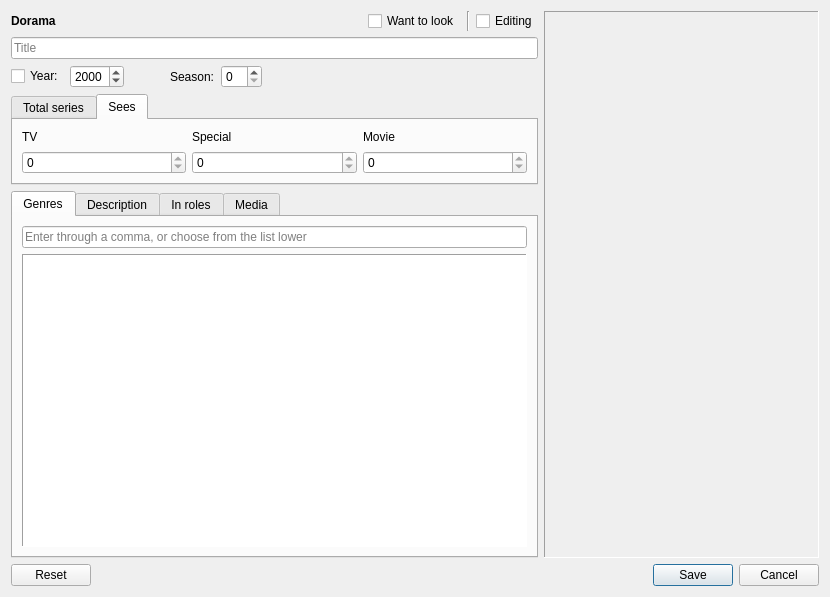
<?xml version="1.0" encoding="UTF-8"?>
<ui version="4.0">
 <class>DialogAddDorama</class>
 <widget class="QDialog" name="DialogAddDorama">
  <property name="geometry">
   <rect>
    <x>0</x>
    <y>0</y>
    <width>830</width>
    <height>597</height>
   </rect>
  </property>
  <property name="windowTitle">
   <string>Add dorama</string>
  </property>
  <property name="windowIcon">
   <iconset resource="resource.qrc">
    <normaloff>:/images/DBA_Icon.png</normaloff>:/images/DBA_Icon.png</iconset>
  </property>
  <property name="locale">
   <locale language="English" country="UnitedKingdom"/>
  </property>
  <layout class="QVBoxLayout" name="verticalLayout">
   <item>
    <layout class="QHBoxLayout" name="HLay_0">
     <item>
      <layout class="QVBoxLayout" name="VLay_0">
       <property name="sizeConstraint">
        <enum>QLayout::SetDefaultConstraint</enum>
       </property>
       <item>
        <layout class="QHBoxLayout" name="HLay_1">
         <item>
          <widget class="QLabel" name="label">
           <property name="font">
            <font>
             <weight>75</weight>
             <bold>true</bold>
            </font>
           </property>
           <property name="text">
            <string>Dorama</string>
           </property>
          </widget>
         </item>
         <item>
          <spacer name="HSpacer_0">
           <property name="orientation">
            <enum>Qt::Horizontal</enum>
           </property>
           <property name="sizeHint" stdset="0">
            <size>
             <width>40</width>
             <height>20</height>
            </size>
           </property>
          </spacer>
         </item>
         <item>
          <widget class="QCheckBox" name="CheckBox_LookLater">
           <property name="whatsThis">
            <string>If you want to look at this dorama later - deliver a checkbox for display it in the special filter</string>
           </property>
           <property name="text">
            <string>Want to look</string>
           </property>
          </widget>
         </item>
         <item>
          <widget class="Line" name="line">
           <property name="orientation">
            <enum>Qt::Vertical</enum>
           </property>
          </widget>
         </item>
         <item>
          <widget class="QCheckBox" name="CheckBox_Editing">
           <property name="whatsThis">
            <string>If you didn't finish editing - deliver a checkbox for display it in the special filter</string>
           </property>
           <property name="text">
            <string>Editing</string>
           </property>
          </widget>
         </item>
        </layout>
       </item>
       <item>
        <widget class="QLineEdit" name="LineEdit_Title">
         <property name="maxLength">
          <number>128</number>
         </property>
         <property name="dragEnabled">
          <bool>true</bool>
         </property>
         <property name="placeholderText">
          <string>Title</string>
         </property>
        </widget>
       </item>
       <item>
        <layout class="QVBoxLayout" name="VLay_AltTitle">
         <property name="topMargin">
          <number>0</number>
         </property>
        </layout>
       </item>
       <item>
        <layout class="QHBoxLayout" name="horizontalLayout_2">
         <property name="topMargin">
          <number>0</number>
         </property>
         <item>
          <widget class="QCheckBox" name="CBox_Year">
           <property name="whatsThis">
            <string>If this checkbox isn't active - year won't be displayed</string>
           </property>
           <property name="text">
            <string>Year:</string>
           </property>
          </widget>
         </item>
         <item>
          <widget class="QSpinBox" name="SpinBox_Year">
           <property name="whatsThis">
            <string>You can use a mouse wheel for value change</string>
           </property>
           <property name="minimum">
            <number>1900</number>
           </property>
           <property name="maximum">
            <number>9999</number>
           </property>
           <property name="value">
            <number>2000</number>
           </property>
          </widget>
         </item>
         <item>
          <spacer name="HSpacer_1">
           <property name="orientation">
            <enum>Qt::Horizontal</enum>
           </property>
           <property name="sizeType">
            <enum>QSizePolicy::Minimum</enum>
           </property>
           <property name="sizeHint" stdset="0">
            <size>
             <width>40</width>
             <height>20</height>
            </size>
           </property>
          </spacer>
         </item>
         <item>
          <widget class="QLabel" name="Lbl_Season">
           <property name="text">
            <string>Season:</string>
           </property>
          </widget>
         </item>
         <item>
          <widget class="QSpinBox" name="SpinBox_Season">
           <property name="whatsThis">
            <string>You can use a mouse wheel for value change</string>
           </property>
          </widget>
         </item>
         <item>
          <spacer name="HSpacer_2">
           <property name="orientation">
            <enum>Qt::Horizontal</enum>
           </property>
           <property name="sizeHint" stdset="0">
            <size>
             <width>40</width>
             <height>20</height>
            </size>
           </property>
          </spacer>
         </item>
        </layout>
       </item>
       <item>
        <widget class="QTabWidget" name="TabWidget_Series">
         <property name="sizePolicy">
          <sizepolicy hsizetype="Expanding" vsizetype="Preferred">
           <horstretch>0</horstretch>
           <verstretch>0</verstretch>
          </sizepolicy>
         </property>
         <property name="maximumSize">
          <size>
           <width>16777215</width>
           <height>120</height>
          </size>
         </property>
         <property name="whatsThis">
          <string>You can use a mouse wheel for switching on tabs</string>
         </property>
         <property name="currentIndex">
          <number>1</number>
         </property>
         <widget class="QWidget" name="tab_allSeries">
          <attribute name="title">
           <string>Total series</string>
          </attribute>
          <layout class="QGridLayout" name="gridLayout">
           <item row="0" column="0">
            <widget class="QLabel" name="Lbl_TV1">
             <property name="maximumSize">
              <size>
               <width>16777215</width>
               <height>40</height>
              </size>
             </property>
             <property name="text">
              <string>TV</string>
             </property>
             <property name="buddy">
              <cstring>SpinBox_aTV</cstring>
             </property>
            </widget>
           </item>
           <item row="0" column="1">
            <widget class="QLabel" name="Lbl_Spec1">
             <property name="maximumSize">
              <size>
               <width>16777215</width>
               <height>40</height>
              </size>
             </property>
             <property name="text">
              <string>Special</string>
             </property>
             <property name="buddy">
              <cstring>SpinBox_aSpec</cstring>
             </property>
            </widget>
           </item>
           <item row="0" column="2">
            <widget class="QLabel" name="Lbl_Film1">
             <property name="maximumSize">
              <size>
               <width>16777215</width>
               <height>40</height>
              </size>
             </property>
             <property name="text">
              <string>Movie</string>
             </property>
             <property name="buddy">
              <cstring>SpinBox_aMovie</cstring>
             </property>
            </widget>
           </item>
           <item row="1" column="0">
            <widget class="QSpinBox" name="SpinBox_aTV">
             <property name="whatsThis">
              <string>You can use a mouse wheel for value change</string>
             </property>
             <property name="maximum">
              <number>9999</number>
             </property>
            </widget>
           </item>
           <item row="1" column="1">
            <widget class="QSpinBox" name="SpinBox_aSpec">
             <property name="whatsThis">
              <string>You can use a mouse wheel for value change</string>
             </property>
             <property name="maximum">
              <number>9999</number>
             </property>
            </widget>
           </item>
           <item row="1" column="2">
            <widget class="QSpinBox" name="SpinBox_aMovie">
             <property name="whatsThis">
              <string>You can use a mouse wheel for value change</string>
             </property>
             <property name="maximum">
              <number>9999</number>
             </property>
            </widget>
           </item>
          </layout>
         </widget>
         <widget class="QWidget" name="tab_lookSeries">
          <attribute name="title">
           <string>Sees</string>
          </attribute>
          <layout class="QGridLayout" name="gridLayout_2">
           <item row="0" column="0">
            <widget class="QLabel" name="Lbl_TV2">
             <property name="text">
              <string>TV</string>
             </property>
             <property name="buddy">
              <cstring>SpinBox_vTV</cstring>
             </property>
            </widget>
           </item>
           <item row="0" column="1">
            <widget class="QLabel" name="Lbl_Spec2">
             <property name="text">
              <string>Special</string>
             </property>
             <property name="buddy">
              <cstring>SpinBox_vSpec</cstring>
             </property>
            </widget>
           </item>
           <item row="0" column="2">
            <widget class="QLabel" name="Lbl_Film2">
             <property name="text">
              <string>Movie</string>
             </property>
             <property name="buddy">
              <cstring>SpinBox_vMovie</cstring>
             </property>
            </widget>
           </item>
           <item row="1" column="0">
            <widget class="QSpinBox" name="SpinBox_vTV">
             <property name="whatsThis">
              <string>You can use a mouse wheel for value change</string>
             </property>
             <property name="maximum">
              <number>0</number>
             </property>
            </widget>
           </item>
           <item row="1" column="1">
            <widget class="QSpinBox" name="SpinBox_vSpec">
             <property name="whatsThis">
              <string>You can use a mouse wheel for value change</string>
             </property>
             <property name="maximum">
              <number>0</number>
             </property>
            </widget>
           </item>
           <item row="1" column="2">
            <widget class="QSpinBox" name="SpinBox_vMovie">
             <property name="whatsThis">
              <string>You can use a mouse wheel for value change</string>
             </property>
             <property name="maximum">
              <number>0</number>
             </property>
            </widget>
           </item>
          </layout>
         </widget>
        </widget>
       </item>
       <item>
        <widget class="QTabWidget" name="TabWidget_Info">
         <property name="whatsThis">
          <string>You can use a mouse wheel for switching on tabs</string>
         </property>
         <property name="currentIndex">
          <number>0</number>
         </property>
         <widget class="QWidget" name="tab">
          <attribute name="title">
           <string>Genres</string>
          </attribute>
          <layout class="QVBoxLayout" name="verticalLayout_2">
           <item>
            <widget class="QLineEdit" name="LineEdit_Tags">
             <property name="text">
              <string/>
             </property>
             <property name="maxLength">
              <number>256</number>
             </property>
             <property name="dragEnabled">
              <bool>true</bool>
             </property>
             <property name="placeholderText">
              <string>Enter through a comma, or choose from the list lower</string>
             </property>
             <property name="clearButtonEnabled">
              <bool>true</bool>
             </property>
            </widget>
           </item>
           <item>
            <widget class="QListView" name="ListView_Tags">
             <property name="frameShape">
              <enum>QFrame::Panel</enum>
             </property>
             <property name="sizeAdjustPolicy">
              <enum>QAbstractScrollArea::AdjustToContents</enum>
             </property>
             <property name="editTriggers">
              <set>QAbstractItemView::NoEditTriggers</set>
             </property>
             <property name="selectionMode">
              <enum>QAbstractItemView::MultiSelection</enum>
             </property>
             <property name="isWrapping" stdset="0">
              <bool>true</bool>
             </property>
             <property name="resizeMode">
              <enum>QListView::Adjust</enum>
             </property>
            </widget>
           </item>
          </layout>
         </widget>
         <widget class="QWidget" name="tab_2">
          <attribute name="title">
           <string>Description</string>
          </attribute>
          <layout class="QVBoxLayout" name="verticalLayout_3">
           <item>
            <widget class="QPlainTextEdit" name="PlainTextEdit_Description">
             <property name="placeholderText">
              <string>Description</string>
             </property>
            </widget>
           </item>
          </layout>
         </widget>
         <widget class="QWidget" name="tab_roles">
          <attribute name="title">
           <string>In roles</string>
          </attribute>
          <layout class="QVBoxLayout" name="verticalLayout_5">
           <item>
            <widget class="QPlainTextEdit" name="PlainTextEdit_Actors">
             <property name="placeholderText">
              <string>In roles</string>
             </property>
            </widget>
           </item>
          </layout>
         </widget>
         <widget class="QWidget" name="tab_3">
          <attribute name="title">
           <string>Media</string>
          </attribute>
          <layout class="QVBoxLayout" name="verticalLayout_4">
           <item>
            <layout class="QHBoxLayout" name="HLayout_Dir">
             <item>
              <widget class="QLineEdit" name="LineEdit_Dir">
               <property name="maxLength">
                <number>256</number>
               </property>
               <property name="dragEnabled">
                <bool>true</bool>
               </property>
               <property name="placeholderText">
                <string>File</string>
               </property>
               <property name="clearButtonEnabled">
                <bool>true</bool>
               </property>
              </widget>
             </item>
             <item>
              <widget class="QToolButton" name="toolButton">
               <property name="toolTip">
                <string/>
               </property>
               <property name="text">
                <string>*</string>
               </property>
               <property name="icon">
                <iconset resource="resource.qrc">
                 <normaloff>:/images/folder.png</normaloff>:/images/folder.png</iconset>
               </property>
              </widget>
             </item>
            </layout>
           </item>
           <item>
            <widget class="QLineEdit" name="LineEdit_URL">
             <property name="maxLength">
              <number>256</number>
             </property>
             <property name="dragEnabled">
              <bool>true</bool>
             </property>
             <property name="placeholderText">
              <string>URL</string>
             </property>
             <property name="clearButtonEnabled">
              <bool>true</bool>
             </property>
            </widget>
           </item>
           <item>
            <spacer name="VSpacer_0">
             <property name="orientation">
              <enum>Qt::Vertical</enum>
             </property>
             <property name="sizeHint" stdset="0">
              <size>
               <width>20</width>
               <height>138</height>
              </size>
             </property>
            </spacer>
           </item>
          </layout>
         </widget>
        </widget>
       </item>
      </layout>
     </item>
     <item>
      <widget class="ImageCover" name="Lbl_ImageCover">
       <property name="sizePolicy">
        <sizepolicy hsizetype="Fixed" vsizetype="Fixed">
         <horstretch>3</horstretch>
         <verstretch>1</verstretch>
        </sizepolicy>
       </property>
       <property name="minimumSize">
        <size>
         <width>180</width>
         <height>540</height>
        </size>
       </property>
       <property name="maximumSize">
        <size>
         <width>275</width>
         <height>825</height>
        </size>
       </property>
       <property name="baseSize">
        <size>
         <width>0</width>
         <height>0</height>
        </size>
       </property>
       <property name="toolTip">
        <string>Drop image here, or a double click for a file choice</string>
       </property>
       <property name="autoFillBackground">
        <bool>false</bool>
       </property>
       <property name="frameShape">
        <enum>QFrame::Panel</enum>
       </property>
       <property name="frameShadow">
        <enum>QFrame::Sunken</enum>
       </property>
       <property name="text">
        <string/>
       </property>
       <property name="pixmap">
        <pixmap resource="resource.qrc">:/images/DropHere.png</pixmap>
       </property>
       <property name="scaledContents">
        <bool>true</bool>
       </property>
       <property name="textInteractionFlags">
        <set>Qt::NoTextInteraction</set>
       </property>
      </widget>
     </item>
    </layout>
   </item>
   <item>
    <widget class="QDialogButtonBox" name="BtnBox">
     <property name="standardButtons">
      <set>QDialogButtonBox::Cancel|QDialogButtonBox::Reset|QDialogButtonBox::Save</set>
     </property>
    </widget>
   </item>
  </layout>
 </widget>
 <customwidgets>
  <customwidget>
   <class>ImageCover</class>
   <extends>QLabel</extends>
   <header location="global">widgets/imagecover.h</header>
  </customwidget>
 </customwidgets>
 <resources>
  <include location="resource.qrc"/>
 </resources>
 <connections/>
</ui>
